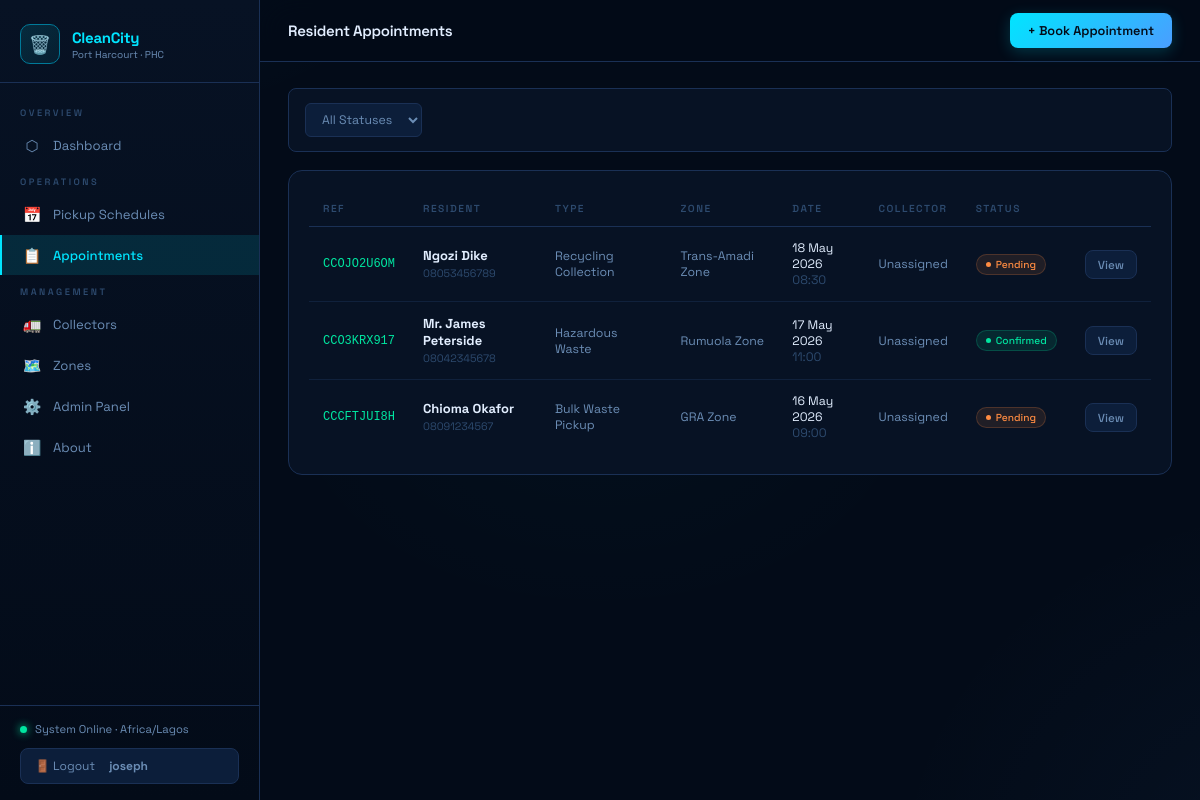
The page /appointments/ (signed in) on the database its author committed.
### scheduling/models.py (models this page shows, shortened)
class Appointment(models.Model):
    APPOINTMENT_TYPES = [
        ('bulk', 'Bulk Waste Pickup'),
        ('hazardous', 'Hazardous Waste'),
        ('recycling', 'Recycling Collection'),
        ('complaint', 'Complaint/Inspection'),
        ('special', 'Special Request'),
    ]
    STATUS_CHOICES = [
        ('pending', 'Pending'),
        ('confirmed', 'Confirmed'),
        ('completed', 'Completed'),
        ('cancelled', 'Cancelled'),
    ]
    resident_name = models.CharField(max_length=150)
    resident_phone = models.CharField(max_length=20)
    resident_email = models.EmailField(blank=True)
    address = models.TextField()
    zone = models.ForeignKey(Zone, on_delete=models.SET_NULL, null=True, related_name='appointments')
    appointment_type = models.CharField(max_length=30, choices=APPOINTMENT_TYPES)
    appointment_date = models.DateField()
    appointment_time = models.TimeField()
    status = models.CharField(max_length=20, choices=STATUS_CHOICES, default='pending')
    assigned_collector = models.ForeignKey(WasteCollector, on_delete=models.SET_NULL, null=True, blank=True)
    description = models.TextField(blank=True)
    reference_code = models.CharField(max_length=12, unique=True, editable=False)
    created_at = models.DateTimeField(auto_now_add=True)
    class Meta:
        ordering = ['-appointment_date', '-appointment_time']

class Zone(models.Model):
    name = models.CharField(max_length=100)
    area = models.CharField(max_length=200)
    lga = models.CharField(max_length=100, default='Port Harcourt')
    color = models.CharField(max_length=7, default='#2ecc71')
    active = models.BooleanField(default=True)
    class Meta:
        ordering = ['name']

### scheduling/views.py (the view)
# urls.py: path('appointments/', views.appointment_list, name='appointment_list'),
@login_required
def appointment_list(request):
    qs = Appointment.objects.select_related('zone', 'assigned_collector')
    status_filter = request.GET.get('status', '')
    if status_filter:
        qs = qs.filter(status=status_filter)
    context = {
        'appointments': qs[:50],
        'status_choices': Appointment.STATUS_CHOICES,
        'filters': {'status': status_filter},
    }
    return render(request, 'scheduling/appointment_list.html', context)

### scheduling/templates/scheduling/appointment_list.html (shortened to what this page needs)
{% extends "scheduling/base.html" %}
{% block page_title %}Resident Appointments{% endblock %}
{% block topbar_actions %}<a href="{% url 'appointment_create' %}" class="btn btn-primary">+ Book Appointment</a>{% endblock %}
{% block content %}
<form method="get" class="filters">
  <select name="status" class="filter-select" onchange="this.form.submit()">
    <option value="">All Statuses</option>
  </select>
</form>
<div class="card">
  {% if appointments %}
  <div class="table-wrap">
    <table>
      <thead><tr><th>Ref</th><th>Resident</th><th>Type</th><th>Zone</th><th>Date</th><th>Collector</th><th>Status</th><th></th></tr></thead>
      <tbody>
      {% for a in appointments %}
      <tr>
        <td style="font-family:monospace;font-size:0.8rem;color:var(--green)">{{ a.reference_code }}</td>
        <td><strong>{{ a.resident_name }}</strong><br><span style="font-size:0.72rem;color:var(--text-dim)">{{ a.resident_phone }}</span></td>
        <td style="font-size:0.82rem;color:var(--text-muted)">{{ a.get_appointment_type_display }}</td>
        <td style="font-size:0.82rem;color:var(--text-muted)">{{ a.zone.name|default:"—" }}</td>
        <td style="font-size:0.82rem">{{ a.appointment_date|date:"d M Y" }}<br><span style="color:var(--text-dim)">{{ a.appointment_time|time:"H:i" }}</span></td>
        <td style="font-size:0.82rem;color:var(--text-muted)">{{ a.assigned_collector.name|default:"Unassigned" }}</td>
        <td><span class="badge badge-{{ a.status }}">{{ a.get_status_display }}</span></td>
        <td><a href="{% url 'appointment_detail' a.pk %}" class="btn btn-ghost btn-sm">View</a></td>
      </tr>
      {% endfor %}
      </tbody>
    </table>
  </div>
  {% else %}
  <div class="empty"><div class="empty-icon">📋</div><p>No appointments found.</p></div>
  {% endif %}
</div>
{% endblock %}

### scheduling/templates/scheduling/base.html (shortened to what this page needs)
<!DOCTYPE html>
<html lang="en">
<head>
</head>
<body>
<aside class="sidebar" id="sidebar">
  <div class="sidebar-logo">
    <div class="logo-icon">🗑️</div>
    <div class="logo-text">
      <div class="logo-name">CleanCity</div>
      <div class="logo-sub">Port Harcourt · PHC</div>
    </div>
  </div>
  <nav class="sidebar-nav">
    <div class="nav-section">Overview</div>
    <a href="{% url 'dashboard' %}" class="nav-link {% if request.resolver_match.url_name == 'dashboard' %}active{% endif %}">
      <span class="icon">⬡</span> Dashboard
    </a>
    <div class="nav-section">Operations</div>
    <a href="{% url 'schedule_list' %}" class="nav-link {% if 'schedule' in request.resolver_match.url_name %}active{% endif %}">
      <span class="icon">📅</span> Pickup Schedules
    </a>
    <a href="{% url 'appointment_list' %}" class="nav-link {% if 'appointment' in request.resolver_match.url_name %}active{% endif %}">
      <span class="icon">📋</span> Appointments
    </a>
    <div class="nav-section">Management</div>
    <a href="{% url 'collector_list' %}" class="nav-link {% if 'collector' in request.resolver_match.url_name %}active{% endif %}">
      <span class="icon">🚛</span> Collectors
    </a>
    <a href="{% url 'zone_list' %}" class="nav-link {% if 'zone' in request.resolver_match.url_name %}active{% endif %}">
      <span class="icon">🗺️</span> Zones
    </a>
    <a href="/admin/" class="nav-link">
      <span class="icon">⚙️</span> Admin Panel
    </a>
    <a href="{% url 'about' %}" class="nav-link {% if request.resolver_match.url_name == 'about' %}active{% endif %}">
      <span class="icon">ℹ️</span> About
    </a>
  </nav>
  <div class="sidebar-footer">
    <div class="status-row">
      <span class="status-dot"></span>
      System Online · Africa/Lagos
    </div>
    {% if user.is_authenticated %}
    <form method="post" action="{% url 'logout' %}">
      <button type="submit" class="logout-btn">
        🚪 Logout &nbsp;<strong>{{ user.username }}</strong>
      </button>
    </form>
    {% endif %}
  </div>
</aside>
<main class="main">
  <div class="topbar">
    <div class="topbar-left">
      <div class="topbar-title">{% block page_title %}Dashboard{% endblock %}</div>
    </div>
    <div class="topbar-actions">{% block topbar_actions %}{% endblock %}</div>
  </div>
  <div class="content">
    {% block content %}{% endblock %}
  </div>
</main>
</body>
</html>

### rows shown on the page
Appointment: reference_code "CCOJO2U6OM", resident_name "Ngozi Dike", resident_phone "08053456789", appointment_type "Recycling Collection", zone.name "Trans-Amadi Zone", appointment_date "18 May 2026", appointment_time "08:30", assigned_collector.name "Unassigned", status "Pending"
Appointment: reference_code "CCO3KRX917", resident_name "Mr. James Peterside", resident_phone "08042345678", appointment_type "Hazardous Waste", zone.name "Rumuola Zone", appointment_date "17 May 2026", appointment_time "11:00", assigned_collector.name "Unassigned", status "Confirmed"
Appointment: reference_code "CCCFTJUI8H", resident_name "Chioma Okafor", resident_phone "08091234567", appointment_type "Bulk Waste Pickup", zone.name "GRA Zone", appointment_date "16 May 2026", appointment_time "09:00", assigned_collector.name "Unassigned", status "Pending"

### other values the page prints
{{ user.username }} "joseph"
